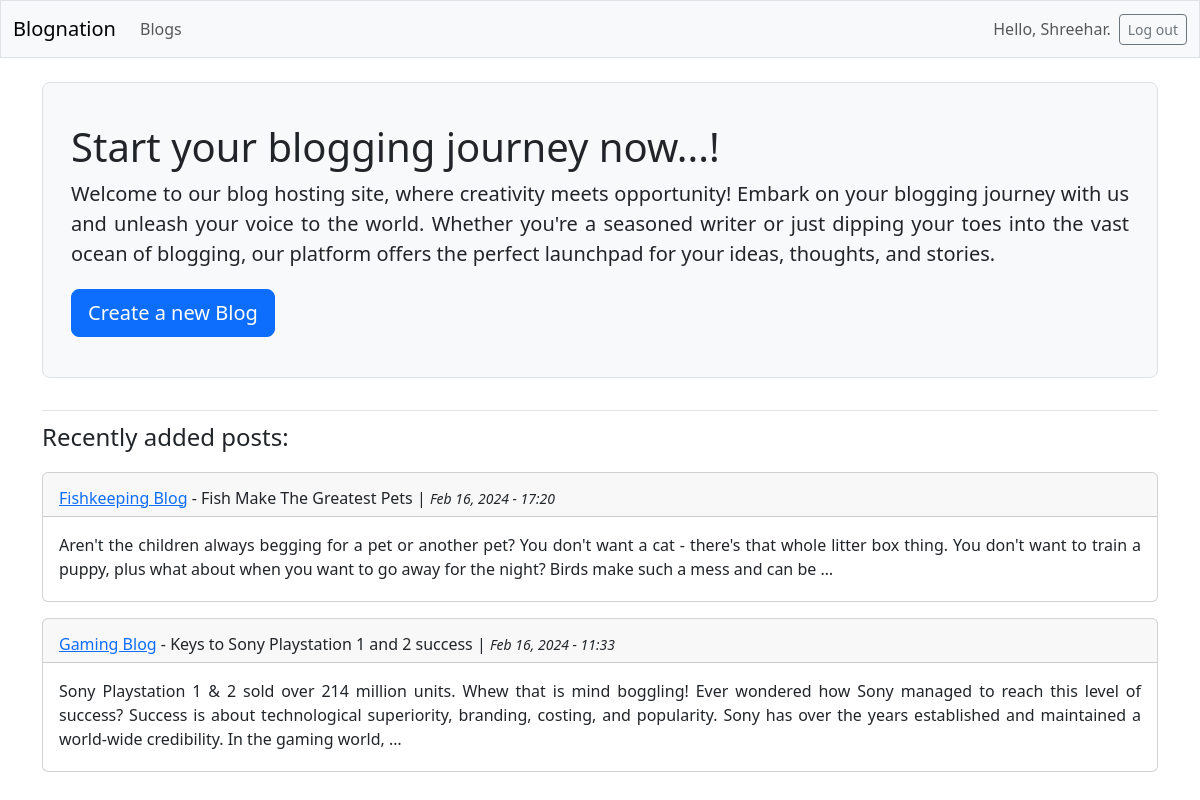
Screenshot of / (signed in) with the database file from the repository.
### blogs/models.py (models this page shows, shortened)
class Post(models.Model):
    blog = models.ForeignKey(Blog, on_delete=models.CASCADE)
    title = models.CharField(max_length=200)
    content = models.TextField()
    date_added = models.DateTimeField(auto_now_add=True)

class Blog(models.Model):
    name = models.CharField(max_length=100)
    date_added = models.DateTimeField(auto_now_add=True)
    owner = models.ForeignKey(User, on_delete=models.CASCADE)

### blogs/views.py (the view)
# urls.py: path('', views.index, name='index'),
def index(request):
    posts = Post.objects.order_by('-date_added')
    count = len(posts)
    if count == 0:
        context = {'recent_posts': []}
    elif count == 1:
        context = {'recent_posts': [posts[0]]}
    else:
        context = {'recent_posts': [posts[0], posts[1]]}
    return render(request, 'blogs/index.html', context)

### blogs/templates/blogs/index.html
{% extends 'blogs/base.html' %}
{% block page_header %}
<div class="p-3 mb-4 bg-light border rounded-3">
  <div class="container-fluid py-4">
    <h1 class="display-6">Start your blogging journey now...!</h1>
    <p class="lead" style="text-align: justify;">Welcome to our blog hosting site, where creativity meets opportunity!
      Embark on your blogging
      journey with us and unleash your voice to the world. Whether you're a seasoned writer or just dipping your toes
      into the vast ocean of blogging, our platform offers the perfect launchpad for your ideas, thoughts, and stories.
    </p>
    {% if request.user.is_authenticated %}
    <a class="btn btn-primary btn-lg mt-1" href="{% url 'blogs:new_blog' %}">Create a new Blog</a>
    {% else %}
    <a class="btn btn-primary btn-lg mt-1" href="{% url 'accounts:register' %}">Register &raquo;</a>
    {% endif %}
  </div>
</div>
{% endblock page_header %}
{% block content %}
{% if recent_posts %}
<div class="py-1 mb-2 ">
  <h4>Recently added posts:</h4>
</div>
{% for post in recent_posts %}
<div class="card mb-3">
  <h6 class="card-header pb-2 pt-3">
    <a href="{% url 'blogs:blog' post.blog.id %}">{{post.blog.name}}</a> - {{ post.title}} |
    <small><i>{{ post.date_added|date:'M d, Y - H:i' }}</i></small>
  </h6>
  <div class="card-body pb-1" style="text-align: justify;">{{ post.content|truncatewords:50|linebreaks }}</div>
</div>
{% endfor %}
{% endif %}
{% endblock content %}

### blogs/templates/blogs/base.html (shortened to what this page needs)
<!DOCTYPE html>
<html lang="en">
<head>
  {% load django_bootstrap5 %}
  {% bootstrap_css %}
</head>
<body>
  <nav class="navbar navbar-expand-md navbar-light bg-light mb-4 border">
    <div class="container-fluid">
      <a class="navbar-brand" href="{% url 'blogs:index' %}">
        Blognation</a>
      <div class="collapse navbar-collapse" id="navbarCollapse">
        <ul class="navbar-nav me-auto mb-2 mb-md-0">
          <li class="nav-item">
            <a class="nav-link" href="{% url 'blogs:blogs' %}">
              Blogs</a>
          </li>
        </ul>
        <ul class="navbar-nav ms-auto mb-2 mb-md-0">
          {% if user.is_authenticated %}
          <li class="nav-item">
            <span class="navbar-text me-2">Hello, {{ user.username.title }}.
            </span>
          </li>
          {% endif %}
        </ul>
        {% if user.is_authenticated %}
        <form action="{% url 'accounts:logout' %}" method='post'>
          <button name='submit' class='btn btn-outline-secondary btn-sm'>
            Log out</button>
        </form>
        {% endif %}
      </div>
    </div>
  </nav>
  <main class="container">
    <div class="pb-2 mb-2 border-bottom">
      {% block page_header %}{% endblock page_header %}
    </div>
    <div>
      {% block content %}{% endblock content %}
    </div>
  </main>
</body>
</html>

### rows the page displays
Post: blog.name "Fishkeeping Blog", title "Fish Make The Greatest Pets", date_added "Feb 16, 2024 - 17:20", content "Aren't the children always begging for a pet or another pet? You don't want a cat - there's that whole litter box thing. You don't want to train a puppy, plus what about when you want to go away for the night? Birds make such a mess and can be …"
Post: blog.name "Gaming Blog", title "Keys to Sony Playstation 1 and 2 success", date_added "Feb 16, 2024 - 11:33", content "Sony Playstation 1 & 2 sold over 214 million units. Whew that is mind boggling! Ever wondered how Sony managed to reach this level of success? Success is about technological superiority, branding, costing, and popularity. Sony has over the years established and maintained a world-wide credibility. In the gaming world, …"

### other values shown
{{ user.username.title }} "Shreehar"
